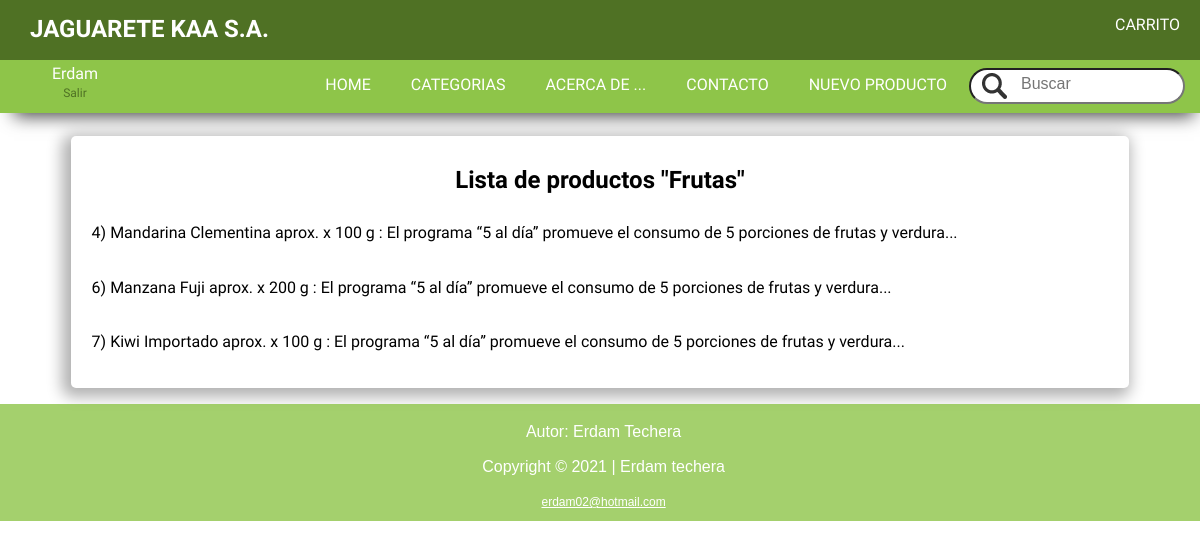
The page /2 (signed in) on the database its author committed.
### JAGUARETE/models.py (models this page shows, shortened)
class Categoria(models.Model):
    nombre= models.CharField(max_length=120, default="")
    def __str__(self):
       return f"{self.nombre}"

class Producto(models.Model):
    titulo = models.CharField(max_length=50)
    imagen = models.ImageField(upload_to="_img", null=True)
    descripcion = models.CharField(max_length=500)
    precio = models.IntegerField()
    categoria = models.ForeignKey(Categoria, null=False, blank=False, on_delete=models.CASCADE)

### JAGUARETE/views.py (the view)
# urls.py: path('<int:categoria_id>', views.busqueda, name="busqueda")
def busqueda(request, categoria_id):
    iterable = Categoria.objects.get(id=categoria_id)
    categoria = Categoria.objects.all()
    listado_producto = Producto.objects.all()
    return render(request, "JAGUARETE/busqueda.html",{
        "titulo": "busqueda",
        "lista_productos": listado_producto,
        "iterable": iterable,
        "categorias": categoria
    })

### JAGUARETE/templates/JAGUARETE/busqueda.html
{% extends "JAGUARETE/layout.html" %}
 {% block main %}
      <main>
         <section>
            <article id="articuloSecundario">
               <h2 class="centrar">Lista de productos "{{ iterable }}"</h2>
                {% for producto in lista_productos %}
                   {% if producto.categoria == iterable %}
                     <p> {{ forloop.counter}}) {{producto.titulo}} :        {{producto.descripcion|truncatechars_html:80 }}</p>
                   {% endif %}
                 {% empty %}
                         <h3>No hay elementos que mostrar</h3>
                {% endfor %}
            </article>
         </section>
      </main>
{% endblock %}

### JAGUARETE/templates/JAGUARETE/layout.html (shortened to what this page needs)
<!doctype html>
{% load static %}
<html lang="es">
   <head>
      <link rel="stylesheet"  href="{% static '_css/estilo.css' %}">
   </head>
   <body>
      <header>
         <div id="encabezado">
            <a href="{% url 'url:index' %}" >
               <h1>JAGUARETE KAA S.A.</h1>
            </a>
            <ul >
               <li><a href="{% url 'url:carrito' %}" class="seleccion">CARRITO</a></li>
            </ul>
         </div>
          {% if user.is_authenticated %}
         <div id="usuario">{{ user.get_username }}<p><a href="{% url 'logout'%}">Salir</a></p></div>
        {% endif %}
         <nav class="menu">
            <ul>
               <li><a href="{% url 'url:index' %}" class="seleccion">HOME</a></li>
               <li>
                  <a href="" class="seleccion">CATEGORIAS</a>
               </li>
               <li><a href="{% url 'url:acercaDe' %}" class="seleccion">ACERCA DE ...</a></li>
               <li><a href="mailto:soyelcorreo@jaguarete.com" class="seleccion">CONTACTO</a></li>
               <li><a href="{% url 'url:producto' %}" class="seleccion">NUEVO PRODUCTO</a></li>
               <li>
                  <form class="buscador">
                     <input type="search" name="buscar" placeholder="Buscar">
                  </form>
               </li>
            </ul>
         </nav>
      </header>
         {% block main %}
         {% endblock %}
    <footer> <p>Autor: Erdam Techera</p>
   <p>Copyright © 2021 | Erdam techera </p>
   <p><a href="mailto:erdam02@hotmail.com">erdam02@hotmail.com</a></p></footer>
   </body>
</html>

### JAGUARETE/static/_css/estilo.css (style rules this page uses)
:root { --colorEncabezado: rgb(79, 113, 36); --colorPagina: rgb(142, 197, 73); --colorTexto: #77837F; --colorFooter: rgba(142, 197, 73, .8); --colorBotonHover: rgba(142, 197, 73, .5); --colorBlanco: white; --menuUser: rgba(142, 197, 73, .8); --transparente:rgba(0, 0, 0, 0.75); }
body { font-family: 'Lemonada', cursive; }
header { background: var(--colorPagina); box-shadow: 4px 13px 17px -10px rgba(0,0,0,0.75); -webkit-box-shadow: 4px 13px 17px -10px rgba(0,0,0,0.75); -moz-box-shadow: 4px 13px 17px -10px rgba(0,0,0,0.75); width: 100%; }
main { width: 100%; padding-top: 1%; padding-bottom: .3%; : }
section { width: 90%; margin: 0 auto 1% auto; }
footer { position: relative; width: 100%; height: 110px; text-align: center; padding: .3%; background: var(--colorFooter); font-family: Verdana, Geneva, sans-serif; color: var(--colorBlanco); }
footer a { font-size:12px; color:var(--colorBlanco); }
#articuloSecundario p { padding-bottom: 13px; padding: 10px; }

### JAGUARETE/static/_css/menu.css (style rules this page uses)
#encabezado { position: relative; background: var(--colorEncabezado); z-index: 3; }
.menu ul, #encabezado, #encabezado ul { width: 100%; margin: 0; padding: 0; list-style: none; display: flex; justify-content: flex-end; }
#encabezado h1 { font-size: 24px; display: block; width: 290px; padding-left: 30px; color: var(--colorBlanco); }
#encabezado a { text-decoration: none; }
.menu li .seleccion, #encabezado li .seleccion { display: block; padding: 15px 20px; margin-top: 1px; text-decoration: none; text-align: center; color: var(--colorBlanco); transition: all .5s; }
#usuario { position: absolute; top: 65px; width: 150px; text-transform: capitalize; color: var(--colorBlanco); text-align: center; }
#usuario p { position: relative; top: -7px; display: block; line-height: 0; }
#usuario p a { text-decoration: none; color: var(--colorEncabezado); font-size: 12px; }

### JAGUARETE/static/_css/buscador.css (style rules this page uses)
.buscador { padding: 8px 15px 9px 2px; }
input[type="search"] { width: width: 250px; background: var(--colorBlanco) url('../_img/iconos/icon-lupa.webp') no-repeat 10px center; padding: 5px 5px 9px 0; border-radius: 15em; transition: all .5s; outline: none; }
input::placeholder { padding-left: 50px; transition: all .5s; }

### JAGUARETE/static/_css/articulos.css (style rules this page uses)
#articuloSecundario { padding: 1%; }
article { margin: 1%; background: var(--colorBlanco); border-radius: 5px; -webkit-box-shadow: -4px 4px 15px 5px rgba(0,0,0,0.31); box-shadow: -4px 4px 15px 5px rgba(0,0,0,0.31); }

### JAGUARETE/static/_css/productos.css (style rules this page uses)
.centrar { text-align: center; }

### rows shown on the page
Categoria: nombre "Frutas"
Producto: titulo "Mandarina Clementina aprox. x 100 g", descripcion "El programa “5 al día” promueve el consumo de 5 porciones de frutas y verdura..."
Producto: titulo "Manzana Fuji aprox. x 200 g", descripcion "El programa “5 al día” promueve el consumo de 5 porciones de frutas y verdura..."
Producto: titulo "Kiwi Importado aprox. x 100 g", descripcion "El programa “5 al día” promueve el consumo de 5 porciones de frutas y verdura..."

### other values the page prints
{{ user.get_username }} "Erdam"
